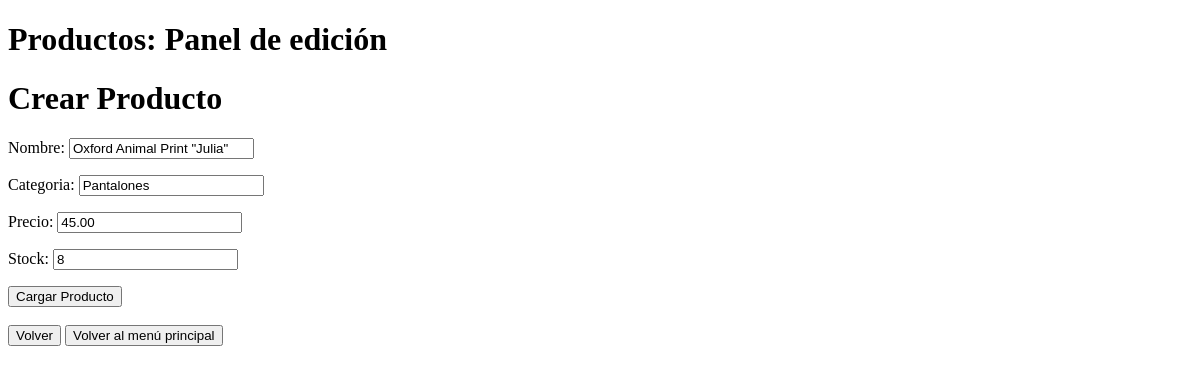
Before: /Productos/update/1 with the older database file.
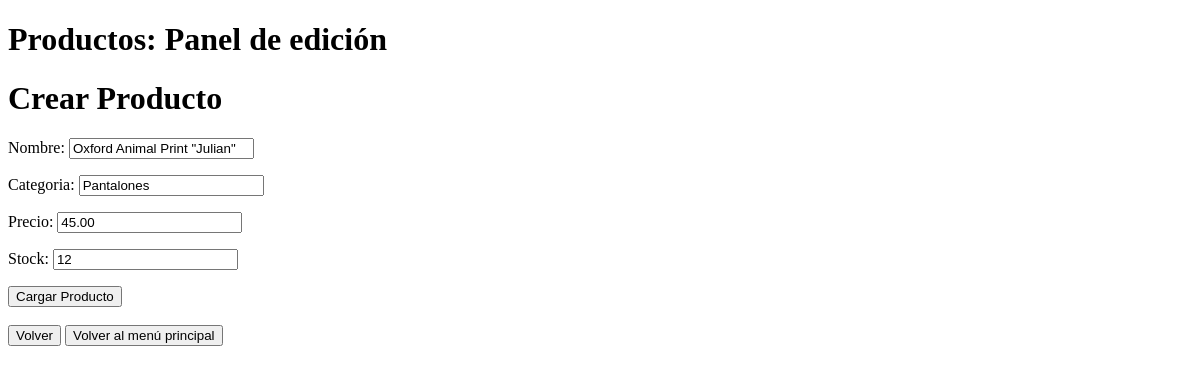
After: the same page with the newer database file.
### Chicago/models.py (models this page shows, shortened)
class Producto(models.Model):
    nombre = models.CharField(max_length=200)
    categoria = models.CharField(max_length=100)
    precio = models.DecimalField(max_digits=10, decimal_places=2)
    stock = models.PositiveIntegerField()

### Chicago/Views_Models/Productos.py (the view)
# urls.py: path("Productos/update/<int:pk>", Productos.ProductoUpdateView.as_view(), name="Productos_update"),
class ProductoUpdateView(UpdateView):
    model= Producto
    form_class = ProductoForm
    success_url= reverse_lazy("Chicago:Productos_list")

### Chicago/forms.py
class ProductoForm(forms.ModelForm):
    class Meta:
        model = Producto
        fields = "__all__"

### Chicago/Templates/Chicago/Producto_form.html (shortened to what this page needs)
{% extends 'Chicago/Base.html' %}
{% block contenido %}
    {% if form.instance.pk %}
        <h1>Productos: Panel de edición</h1>
    {% else %}
        <h1>Productos: Registro de productos</h1>
    {% endif %}
<h1>Crear Producto</h1>
    <form method="post">
        {{ form.as_p }}
        <button type="submit">Cargar Producto</button>
    </form>
    <br>
    <a href="{% url 'Chicago:Productos_list' %}"><button>Volver</button></a>
    <a href="{% url 'Chicago:index' %}"><button>Volver al menú principal</button></a>
{% endblock contenido %}

Changed rows visible on the page:
changed Producto "Pantalones": nombre "Oxford Animal Print \"Julia\"" → "Oxford Animal Print \"Julian\""; stock "8" → "12"
